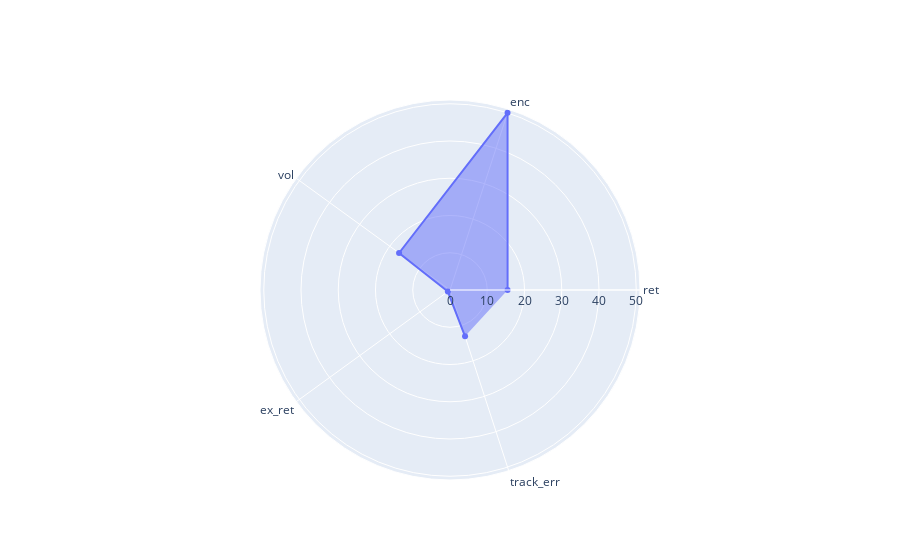
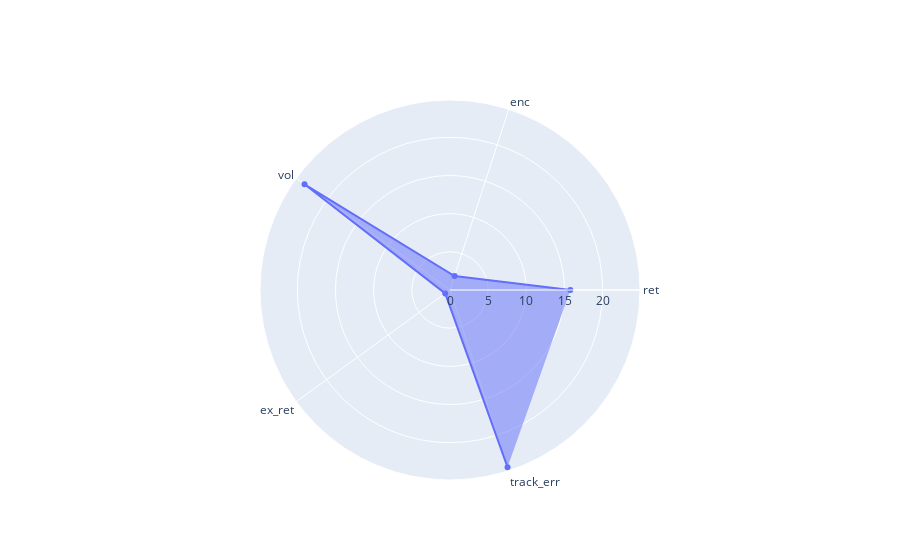
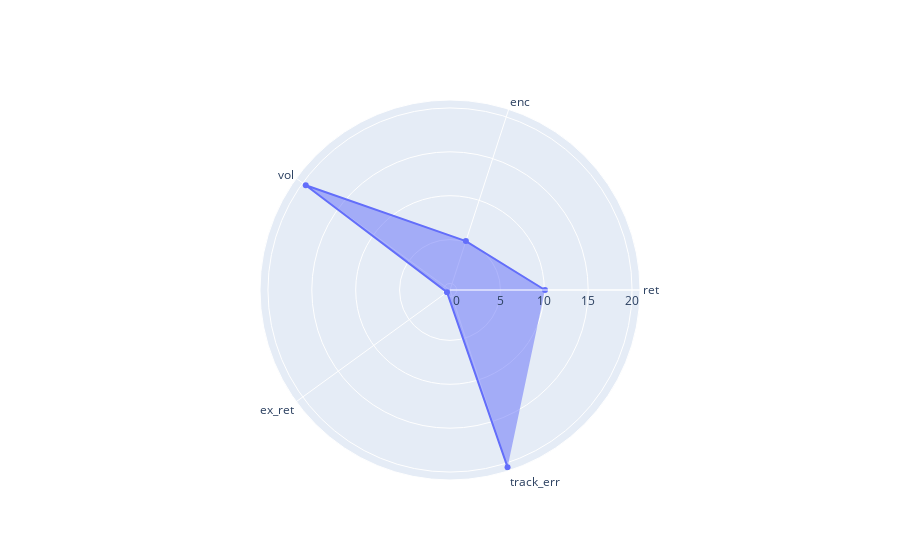
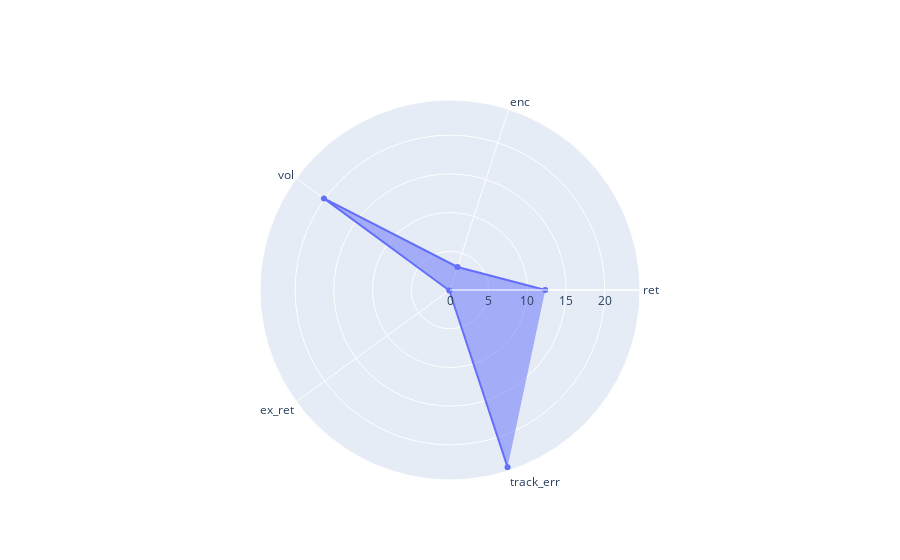

Notebook code for these charts, in order:
### Code cell
import plotly.graph_objects as go



for k in dic.keys():
    values = [np.mean(dic[k][kpi]) for kpi in kpi_list]
    
    values[3] *= 10
    values[4] *= 10
    

    fig = go.Figure(data=go.Scatterpolar(
      r=values,
      theta=kpi_list,
      fill='toself'
    ))

    fig.update_layout(
      polar=dict(
        radialaxis=dict(
          visible=True
        ),
      ),
      showlegend=False
    )

    
    fig.show()

### Figure 1 — Plotly figure (JSON) as saved in the notebook; plotly's stock layout.template omitted (floating-point values rounded to 4 significant figures)
{"data": [{"fill": "toself", "r": [15.46, 50, 16.9, 0.7159, 13.08], "theta": ["ret", "enc", "vol", "ex_ret", "track_err"], "type": "scatterpolar"}], "layout": {"polar": {"radialaxis": {"visible": true}}, "showlegend": false}}

### Figure 2 — Plotly figure (JSON) as saved in the notebook; plotly's stock layout.template omitted (floating-point values rounded to 4 significant figures)
{"data": [{"fill": "toself", "r": [15.77, 1.928, 23.56, 0.7751, 24.4], "theta": ["ret", "enc", "vol", "ex_ret", "track_err"], "type": "scatterpolar"}], "layout": {"polar": {"radialaxis": {"visible": true}}, "showlegend": false}}

### Figure 3 — Plotly figure (JSON) as saved in the notebook; plotly's stock layout.template omitted (floating-point values rounded to 4 significant figures)
{"data": [{"fill": "toself", "r": [10.07, 5.118, 19.57, -0.3199, 20.48], "theta": ["ret", "enc", "vol", "ex_ret", "track_err"], "type": "scatterpolar"}], "layout": {"polar": {"radialaxis": {"visible": true}}, "showlegend": false}}

### Figure 4 — Plotly figure (JSON) as saved in the notebook; plotly's stock layout.template omitted (floating-point values rounded to 4 significant figures)
{"data": [{"fill": "toself", "r": [12.31, 3.124, 20.13, 0.109, 24.05], "theta": ["ret", "enc", "vol", "ex_ret", "track_err"], "type": "scatterpolar"}], "layout": {"polar": {"radialaxis": {"visible": true}}, "showlegend": false}}
